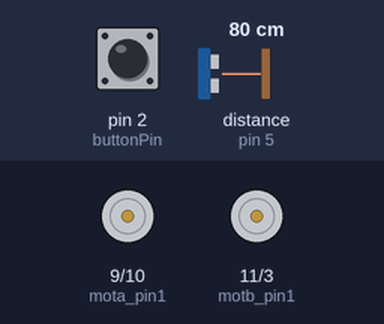
A sketch run on a simulated Arduino Uno, built with avr-gcc and run on an emulated ATmega328P. Parts: motor-driver pin pairs drawn as motors (green arrow = first pin HIGH = forward, orange = second pin HIGH = backward, longer = more drive). Wiring (inferred from the names in the program): ultrasonic range finder: trigger pin 4; echo pin 5. The inputs (shaded band) are chosen by the test bench; at power-on: pin 2 (buttonPin) HIGH, distance to the obstacle (sensor on pin 5) 80 cm. The echo pulse lasts 58.3 µs per cm; what the sketch prints to the serial monitor is not drawn.

Above: at 1.2 s.
1.3 s: pin 2 (buttonPin) pulled LOW for 0.15 s
At 2.5 s:
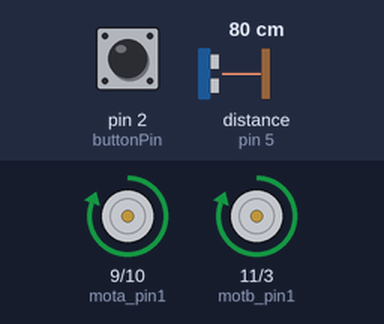
2.9 s: distance to the obstacle (sensor on pin 5) set to 12 cm
4.4 s: distance to the obstacle (sensor on pin 5) set to 9 cm
At 4.8 s:
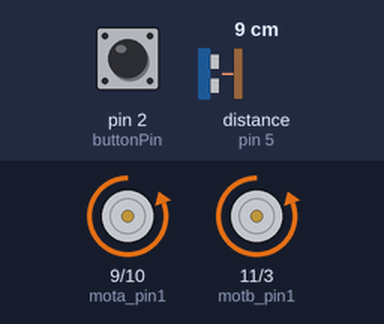
7.4 s: distance to the obstacle (sensor on pin 5) set to 18 cm
At 8.0 s:
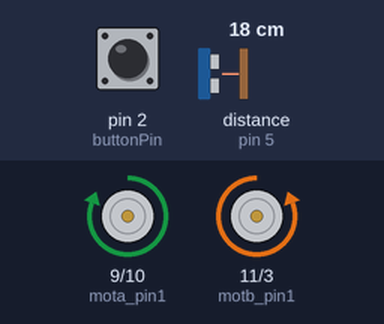
Timing chart, 0 to 10.1 s (numbered marks = the images above; inputs shaded):
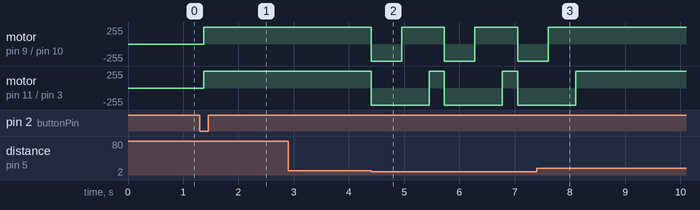

The sketch:

rovermovetowallinfinite.ino
```cpp
int motb_pin1 = 11;
int motb_pin2 = 3;

int mota_pin1 = 9;
int mota_pin2 = 10;

int buttonPin = 2;

int trigPin = 4;
int echoPin = 5;


void setup() {
  // motor B
  pinMode(motb_pin1, OUTPUT);
  pinMode(motb_pin2, OUTPUT);

  // motor A
  pinMode(mota_pin1, OUTPUT);
  pinMode(mota_pin2, OUTPUT);

  // button setup
  pinMode(buttonPin, INPUT_PULLUP);

  //ultrasonic pin
  pinMode(trigPin, OUTPUT);
  pinMode(echoPin, INPUT);

  Serial.begin(9600);

}


/*
                              FUNCTIONS                                   FUNCTIONS                                         FUNCTIONS
*/


  // sends out and recieves sound
  // returns distance in cm
int ultrasonic(){

  long time;
  float distance;

  // trigger a sound
  // send out trigger signal
  digitalWrite(trigPin, LOW);
  delayMicroseconds(2);
  digitalWrite(trigPin, HIGH);
  delayMicroseconds(20);
  digitalWrite(trigPin, LOW);


  // a sound has gone out
  // wait for sound to come back

  time = pulseIn(echoPin, HIGH);

  // calculate distance in cm
   distance = 0.01715 * time;

   return distance;
}


void moveToWall(int speedWA, int speedWB) {
  // motor A
  analogWrite(mota_pin1,speedWA);
  analogWrite(mota_pin2, 0);

  // motor B
  analogWrite(motb_pin1, speedWB);
  analogWrite(motb_pin2, 0);

  // stop when you hit wall
  int distance = ultrasonic();

  while (distance > 10){
    // do nothing except check dist
    distance = ultrasonic();
  }

  fullStop();
  moveBackward(255,255,10);
  // while motor A goes forward, B goes back
  analogWrite(mota_pin2, 0);
  analogWrite(mota_pin1, speedWA);
  analogWrite(motb_pin2, speedWB);
  analogWrite(motb_pin1, 0);
  delay(500);

  moveForward(255,255,5);


}

void moveForward(int speedFA, int speedFB, int inchesF) {
  // motor A
  analogWrite(mota_pin2, 0);
  analogWrite(mota_pin1, speedFA);

  // motor B
  analogWrite(motb_pin2, 0);
  analogWrite(motb_pin1, speedFB);

  // move forward the distance in inches

  int myDelayF;
  myDelayF = inchesF*55;

  delay(myDelayF);


  //stop
  fullStop();
}


void moveBackward(int speedBA, int speedBB, int inchesB) {
  // motor A
  analogWrite(mota_pin2, speedBA);
  analogWrite(mota_pin1, 0);

  // motor B
  analogWrite(motb_pin2, speedBB);
  analogWrite(motb_pin1, 0);

    // move forward the distance in inches

  int myDelayB;
  myDelayB = inchesB*55;

  delay(myDelayB);


  //stop
  fullStop();

}

void slowStop() {
  // motor A
  analogWrite(mota_pin1, 0);
  analogWrite(mota_pin2, 0);

  // motor B
  analogWrite(motb_pin1, 0);
  analogWrite(motb_pin2, 0);
}

void fullStop() {
  analogWrite(mota_pin1, 255);
  analogWrite(mota_pin2, 255);

  // motor B
  analogWrite(motb_pin1, 255);
  analogWrite(motb_pin2, 255);
}

void turnRight() {
  // motor A is stopped
  analogWrite(mota_pin1, 0);
  analogWrite(mota_pin2, 0);
  // motor B is moving forward
  analogWrite(motb_pin1, 255);
  analogWrite(motb_pin2, 0);
  // for .7 second
  delay(575);
  // then stop motor A
  analogWrite(mota_pin1, 0);
  analogWrite(mota_pin2, 0);
}

void turnLeft() {
  // motor B is stopped
  analogWrite(motb_pin1, 0);
  analogWrite(motb_pin2, 0);
  // motor A is moving forward
  analogWrite(mota_pin2, 0);
  analogWrite(mota_pin1, 255);
  // for .7 second
  delay(600);
  // then stop motor B
  analogWrite(motb_pin1, 0);
  analogWrite(motb_pin2, 0);
}


/*
                              LOOP                                   LOOP                                         LOOP
*/

void loop() {

    Serial.println(ultrasonic());
    delay(100);

  if (digitalRead(buttonPin)==LOW){

    while (true) {
    moveToWall(255,255);
    }

  }
  else{
    fullStop();
  }

/*

1. create ultrasonic function that returns distance in cm DONE
2. create move to wall function DONE
3. when you stop, back up and turn around DONE
4. once you see a wall, stop, back up turn around and keep looking for walls (infinite loop)


*/


  }


/* Challenges
1. start towards a cone, make a U-turn around it, then go back to original spot DONE
2. travel around a box until back to start location

*/
```

Measured:
- the behaviour switches between 11 and 10 cm on distance to the obstacle (sensor on pin 5) (found by bisection; images 1 and 2)
- after the input at 1.3 s, motor on pin 9 (mota_pin1) / pin 10 (mota_pin2), motor on pin 11 (motb_pin1) / pin 3 (motb_pin2): stopped → forward 255/255 after 0.07 s
- after the input at 2.9 s, every drawn part: stays the same
- after the input at 4.4 s, motor on pin 9 (mota_pin1) / pin 10 (mota_pin2): alternates forward 255/255 for 0.78 s and backward 255/255 for 0.55 s, starting at once; motor on pin 11 (motb_pin1) / pin 3 (motb_pin2): alternates forward 255/255 for 0.28 s and backward 255/255 for 1.1 s, starting at once
- after the input at 7.4 s, motor on pin 9 (mota_pin1) / pin 10 (mota_pin2): goes on until 7.6 s, then stays forward 255/255; motor on pin 11 (motb_pin1) / pin 3 (motb_pin2): goes on until 8.1 s, then stays forward 255/255
